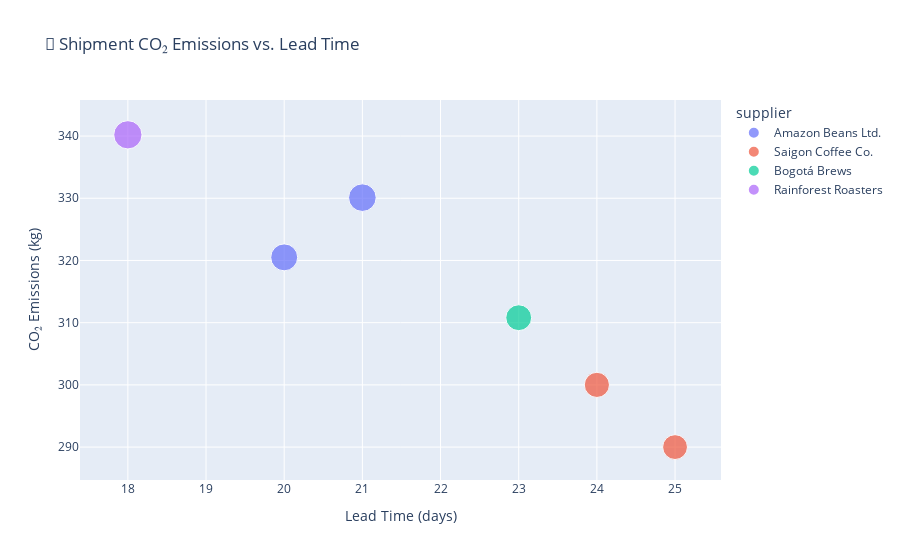

Notebook code cell kept with this figure:
### Code cell
fig3 = px.scatter(
    df_co2,
    x='lead_time_days',
    y='co2_kg',
    size='quantity_kg',
    color='supplier',
    hover_name='supplier',
    title='🌱 Shipment CO₂ Emissions vs. Lead Time',
    labels={'lead_time_days': 'Lead Time (days)', 'co2_kg': 'CO₂ Emissions (kg)'}
)

fig3.show()

### Figure 1 — Plotly figure (JSON) as saved in the notebook; plotly's stock layout.template omitted (floating-point values rounded to 4 significant figures)
{"data": [{"hovertemplate": "<b>%{hovertext}</b><br><br>supplier=Amazon Beans Ltd.<br>Lead Time (days)=%{x}<br>CO₂ Emissions (kg)=%{y}<br>quantity_kg=%{marker.size}<extra></extra>", "hovertext": ["Amazon Beans Ltd.", "Amazon Beans Ltd."], "legendgroup": "Amazon Beans Ltd.", "marker": {"color": "#636efa", "size": [10000, 10500], "sizemode": "area", "sizeref": 27.5, "symbol": "circle"}, "mode": "markers", "name": "Amazon Beans Ltd.", "orientation": "v", "showlegend": true, "type": "scatter", "x": [20, 21], "xaxis": "x", "y": [320.5, 330.1], "yaxis": "y"}, {"hovertemplate": "<b>%{hovertext}</b><br><br>supplier=Saigon Coffee Co.<br>Lead Time (days)=%{x}<br>CO₂ Emissions (kg)=%{y}<br>quantity_kg=%{marker.size}<extra></extra>", "hovertext": ["Saigon Coffee Co.", "Saigon Coffee Co."], "legendgroup": "Saigon Coffee Co.", "marker": {"color": "#EF553B", "size": [8500, 8700], "sizemode": "area", "sizeref": 27.5, "symbol": "circle"}, "mode": "markers", "name": "Saigon Coffee Co.", "orientation": "v", "showlegend": true, "type": "scatter", "x": [25, 24], "xaxis": "x", "y": [290.0, 300.0], "yaxis": "y"}, {"hovertemplate": "<b>%{hovertext}</b><br><br>supplier=Bogotá Brews<br>Lead Time (days)=%{x}<br>CO₂ Emissions (kg)=%{y}<br>quantity_kg=%{marker.size}<extra></extra>", "hovertext": ["Bogotá Brews"], "legendgroup": "Bogotá Brews", "marker": {"color": "#00cc96", "size": [9200], "sizemode": "area", "sizeref": 27.5, "symbol": "circle"}, "mode": "markers", "name": "Bogotá Brews", "orientation": "v", "showlegend": true, "type": "scatter", "x": [23], "xaxis": "x", "y": [310.8], "yaxis": "y"}, {"hovertemplate": "<b>%{hovertext}</b><br><br>supplier=Rainforest Roasters<br>Lead Time (days)=%{x}<br>CO₂ Emissions (kg)=%{y}<br>quantity_kg=%{marker.size}<extra></extra>", "hovertext": ["Rainforest Roasters"], "legendgroup": "Rainforest Roasters", "marker": {"color": "#ab63fa", "size": [11000], "sizemode": "area", "sizeref": 27.5, "symbol": "circle"}, "mode": "markers", "name": "Rainforest Roasters", "orientation": "v", "showlegend": true, "type": "scatter", "x": [18], "xaxis": "x", "y": [340.2], "yaxis": "y"}], "layout": {"autosize": true, "legend": {"itemsizing": "constant", "title": {"text": "supplier"}, "tracegroupgap": 0}, "title": {"text": "🌱 Shipment CO₂ Emissions vs. Lead Time"}, "xaxis": {"anchor": "y", "autorange": true, "domain": [0, 1], "range": [17.09, 25.85], "title": {"text": "Lead Time (days)"}, "type": "linear"}, "yaxis": {"anchor": "x", "autorange": true, "domain": [0, 1], "range": [281.3, 349.6], "title": {"text": "CO₂ Emissions (kg)"}, "type": "linear"}}}
